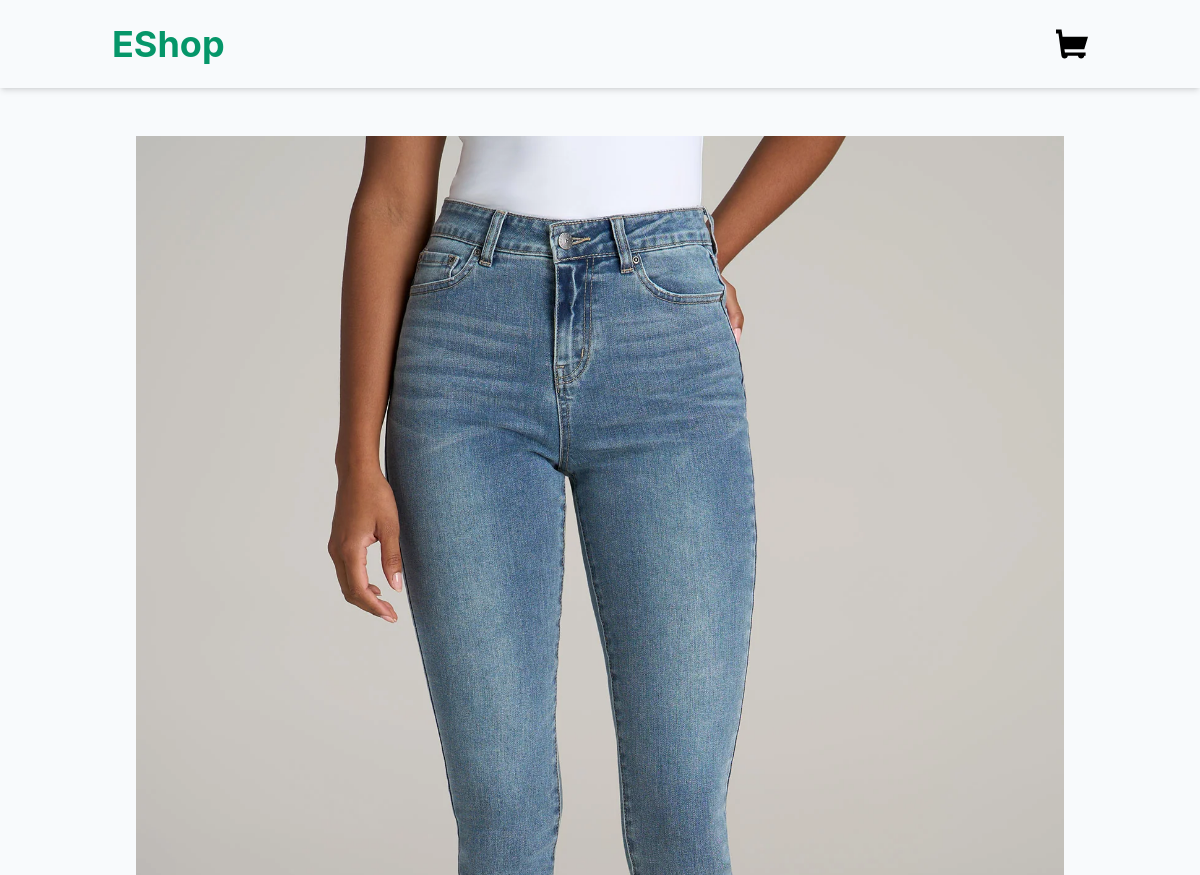
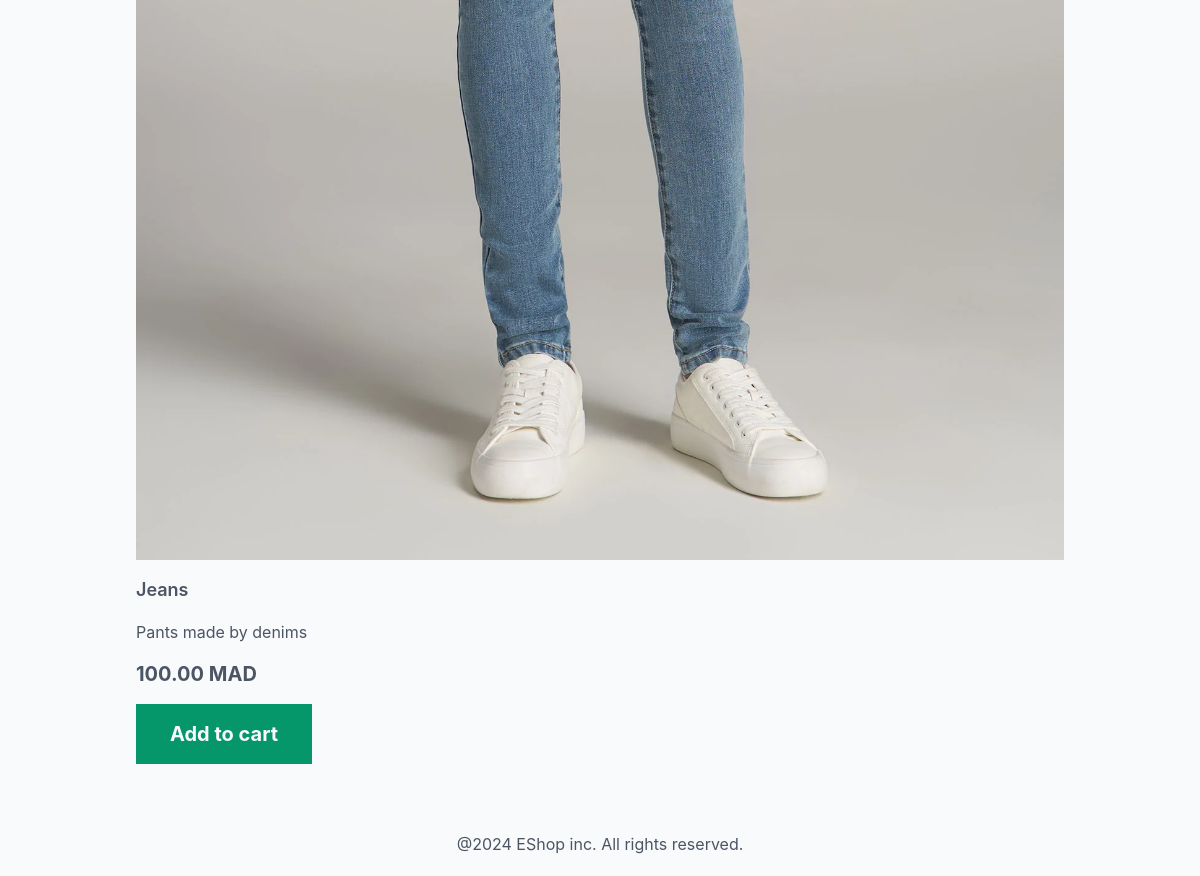
The app's page /product/1/jeans/ with its own data (2 pictures, top to bottom).
### product/models.py (models this page shows, shortened)
class product(models.Model):
    category = models.ForeignKey(Category,related_name='product', on_delete=models.CASCADE)
    name = models.CharField(max_length=250)
    slug = models.SlugField(max_length=250)
    description = models.TextField(blank=True)
    price = models.DecimalField(max_digits=10, decimal_places=2)
    available = models.BooleanField(default=True)
    created = models.DateTimeField(auto_now_add = True)
    updated = models.DateTimeField(auto_now = True)
    image = models.ImageField(upload_to='product',blank=True, null=True)

### product/views.py (the view)
# urls.py: path('product/<int:id>/<slug:slug>/',views.product_detail,name='product_detail')
def product_detail(request,id ,slug):
    products = get_object_or_404(product , id=id , slug=slug , available=True)
    return render(request,'product/products/detail.html',{'product':products})

### product/templates/product/products/detail.html (shortened to what this page needs)
{% extends "base.html" %}
{%block content%}
<div class="container mx-auto p-4 flex">
    <div class="grid gap-4">
        {% if product.image %}
        <img src="{{product.image.url}}" alt="{{product.name}}" class="max-h-[80vh]">
        {% else %}
        <p class="text-red-600 font-semibold">The image is not available !</p>
        {% endif %}
        <h3 class="text-lg font-semibold">{{product.name}}</h3>
        <p class="">{{product.description}}</p>
        <p class="text-xl font-bold">{{product.price}} MAD</p>
        <form action="{% url 'cart:cart_add' product.id %}" method="post" id="add_form">
            <button type="submit" class="bg-emerald-600 rounded font-bold text-xl w-44 p-4 text-slate-50 transition-all hover:bg-emerald-600 hover:bg-opacity-50 hover:text-emerald-600">Add to cart</button>
        </form>
    </div>
</div>
{%endblock%}

### records on screen
product: image (picture), name "Jeans", description "Pants made by denims", price "100.00"
